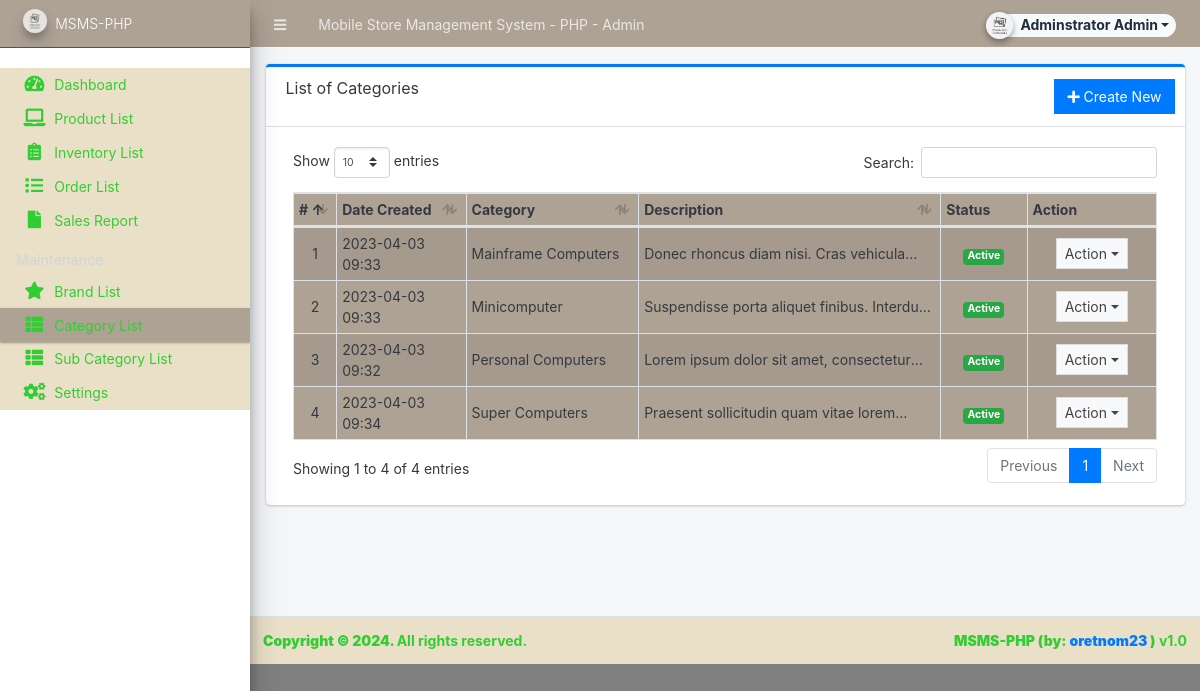
Page /admin/?page=maintenance/category (signed in) on the earlier database version.
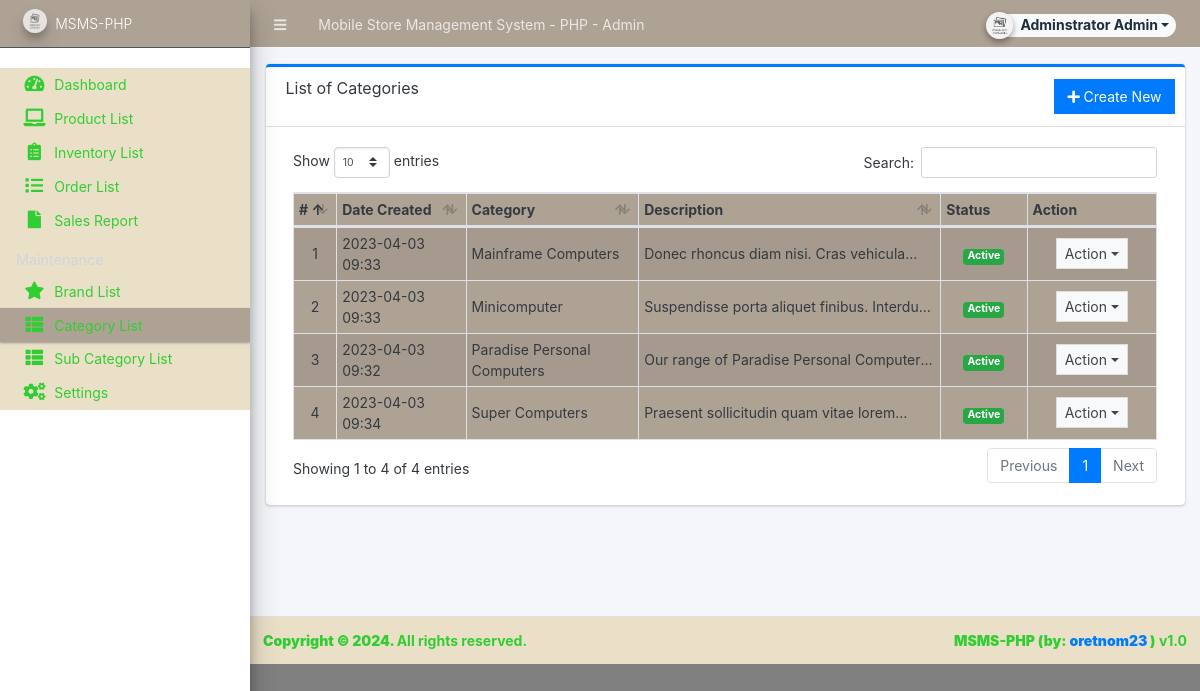
Same page on the later database version.
### tables this page shows
CREATE TABLE `categories` (
  `id` int(30) NOT NULL,
  `category` varchar(250) NOT NULL,
  `description` text DEFAULT NULL,
  `status` tinyint(1) NOT NULL DEFAULT 1,
  `date_created` datetime NOT NULL DEFAULT current_timestamp()
);

### admin/maintenance/category.php (the view, shortened to what this page needs)
<div class="card card-outline card-primary">
	<div class="card-header">
		<h3 class="card-title">List of Categories</h3>
		<div class="card-tools">
			<a href="javascript:void(0)" id="create_new" class="btn btn-flat btn-primary"><span class="fas fa-plus"></span>  Create New</a>
		</div>
	</div>
	<div class="card-body">
		<div class="container-fluid">
			<div class="table-responsive mx-0">
				<table class="table table-sm table-bordered table-hover table-striped">
					<colgroup>
						<col width="5%">
						<col width="15%">
						<col width="20%">
						<col width="35%">
						<col width="10%">
						<col width="15%">
					</colgroup>
					<thead>
						<tr>
							<th>#</th>
							<th>Date Created</th>
							<th>Category</th>
							<th>Description</th>
							<th>Status</th>
							<th>Action</th>
						</tr>
					</thead>
					<tbody>
						<?php
						$i = 1;
							$qry = $conn->query("SELECT * from `categories` order by category asc ");
							while($row = $qry->fetch_assoc()):
								$row['description'] = strip_tags(stripslashes(html_entity_decode($row['description'])));
						?>
							<tr>
								<td class="text-center"><?php echo $i++; ?></td>
								<td><?php echo date("Y-m-d H:i",strtotime($row['date_created'])) ?></td>
								<td><?php echo $row['category'] ?></td>
								<td ><p class="truncate-1 m-0"><?php echo $row['description'] ?></p></td>
								<td class="text-center">
									<?php if($row['status'] == 1): ?>
										<span class="badge badge-success">Active</span>
									<?php else: ?>
										<span class="badge badge-danger">Inactive</span>
									<?php endif; ?>
								</td>
								<td align="center">
									<button type="button" class="btn btn-flat btn-default btn-sm dropdown-toggle dropdown-icon" data-toggle="dropdown">
											Action
									</button>
								</td>
							</tr>
						<?php endwhile; ?>
					</tbody>
				</table>
			</div>
		</div>
	</div>
</div>

Differences in the rows shown:
changed categories: category "Personal Computers" → "Paradise Personal Computers"; description "Lorem ipsum dolor sit amet,…" → "Our range of Paradise Personal…"
